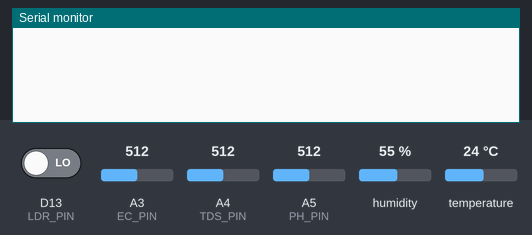
A sketch run on a simulated Arduino MKR. Shown: the last lines printed to the serial monitor. The test bench sets the inputs (shaded band); at power-on: D13 (LDR_PIN) LOW, humidity 55 %, A3 (EC_PIN) = 512, A4 (TDS_PIN) = 512, A5 (PH_PIN) = 512, temperature 24 °C. WiFi joins after 1.5 s; servers stay silent unless stated.

Above: at 3.0 s.
3.1 s: D13 (LDR_PIN) driven HIGH
At 6.0 s:
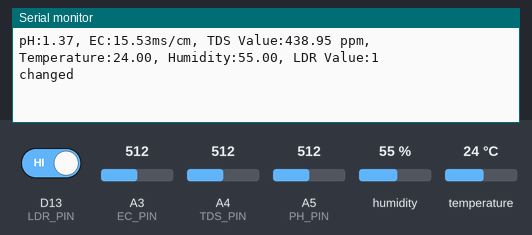
6.3 s: humidity set to 22 %
At 7.6 s:
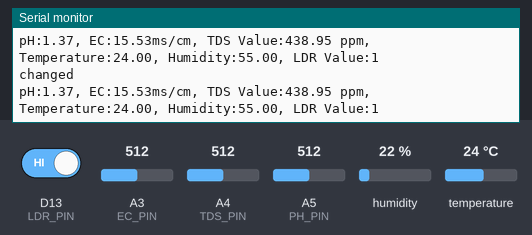
7.8 s: A3 (EC_PIN) set to 716
At 9.2 s:
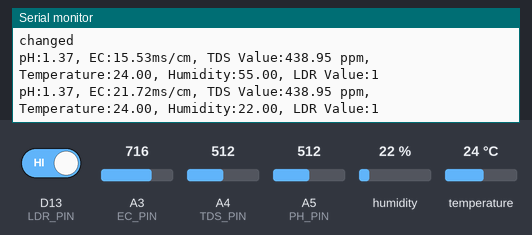
9.3 s: A4 (TDS_PIN) set to 716
10.8 s: A5 (PH_PIN) set to 716
At 12.0 s:
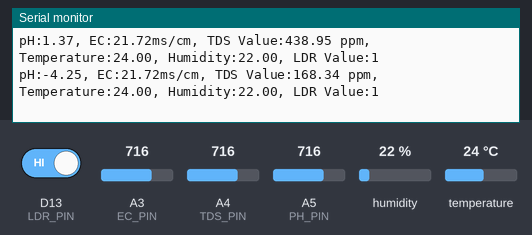
12.3 s: temperature set to 12 °C
At 13.4 s:
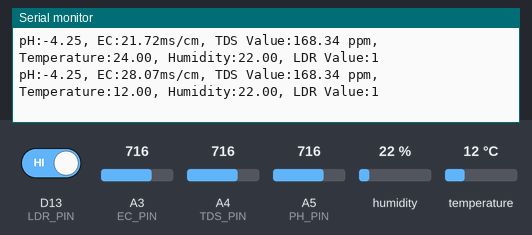
Timing chart, 0 to 14.8 s (numbered marks = the images above; inputs shaded):
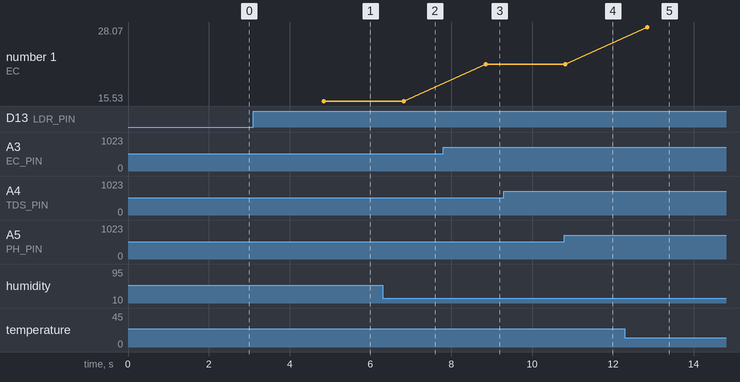

The sketch:

IoTHydroponics_Arduino_MKR_1010.ino
```cpp
// (licence header left out)
#define BLYNK_PRINT Serial

#define BLYNK_TEMPLATE_ID   "insert blynk template"

#include <DFRobot_PH.h>
#include <DFRobot_EC.h>
#include <DHT.h>
#include <SPI.h>
#include <WiFiNINA.h>
#include <BlynkSimpleWiFiNINA.h>
#include <FlashAsEEPROM.h>

char auth[] = "insert blynk auth token";

char ssid[] = "insert wifi ssid";
char pass[] = "insert wifi password";

#define PH_PIN A5
#define EC_PIN A3
#define TDS_PIN A4
#define LDR_PIN 13
#define DHTPIN  14

#define DHTTYPE DHT11

float  voltagePH,voltageEC,phValue,ecValue,temperature;

int TDSValue = 0;
float tdsValue = 0;
float VoltageTDS = 0;

int ldrval = 0;
int last_ldrval = 0;

float temp = 0;
float humi = 0;

DHT dht(DHTPIN, DHTTYPE);

float h = dht.readHumidity();
float t = dht.readTemperature();

int count = 1;

BlynkTimer timer;

DFRobot_PH ph;
DFRobot_EC ec;

void setup()
{
    Serial.begin(9600);
    ph.begin();
    ec.begin();
    dht.begin();

    Blynk.begin(auth, ssid, pass);

    timer.setInterval(1000L, myTimerEvent);
}

void myTimerEvent()
{
    char cmd[10];
    static unsigned long timepoint = millis();
    if(millis()-timepoint>1000U){                            //time interval: 1s
        timepoint = millis();                 // read your temperature sensor to execute temperature compensation
        temperature = dht.readTemperature();
        voltagePH = analogRead(PH_PIN)/1024.0*5000;          // read the ph voltage
        phValue    = ph.readPH(voltagePH,temperature);       // convert voltage to pH with temperature compensation
        Serial.print("pH:");
        Serial.print(phValue,2);
        voltageEC = analogRead(EC_PIN)/1024.0*5000;
        ecValue    = ec.readEC(voltageEC,temperature);       // convert voltage to EC with temperature compensation
        Serial.print(", EC:");
        Serial.print(ecValue,2);
        Serial.print("ms/cm");

    TDSValue = analogRead(TDS_PIN);
    VoltageTDS = TDSValue*5/1024.0; //Convert analog reading to Voltage
    tdsValue=(133.42/VoltageTDS*VoltageTDS*VoltageTDS - 255.86*VoltageTDS*VoltageTDS + 857.39*VoltageTDS)*0.5; //Convert voltage value to TDS value
    Serial.print(", TDS Value:");
    Serial.print(tdsValue);
    Serial.print(" ppm");

    float h = dht.readHumidity();
    float t = dht.readTemperature(); // or dht.readTemperature(true) for Fahrenheit

    Serial.print(", Temperature:");
    Serial.print(t,2);
    Serial.print(", Humidity:");
    Serial.print(h,2);

    temp = dht.readTemperature();
    humi = dht.readHumidity();

    if (isnan(h) || isnan(t)) {
    Serial.println("Failed to read from DHT sensor!");
    return;
    }

    ldrval = digitalRead(LDR_PIN);
    Serial.print(", LDR Value:");
    Serial.println(ldrval);

    if (ldrval != last_ldrval) {
        Serial.println("changed");
        Blynk.notify("Grow light status has changed!");
      }
    last_ldrval = ldrval;

    }
    if(readSerial(cmd)){
        strupr(cmd);
        if(strstr(cmd,"PH")){
            ph.calibration(voltagePH,temperature,cmd);       //PH calibration process by Serail CMD
        }
        if(strstr(cmd,"EC")){
            ec.calibration(voltageEC,temperature,cmd);       //EC calibration process by Serail CMD
        }
    }

    Blynk.virtualWrite(V1, temp);
    Blynk.virtualWrite(V2, humi);
    Blynk.virtualWrite(V3,ldrval);
    Blynk.virtualWrite(V4,phValue);
    Blynk.virtualWrite(V5,ecValue);
    Blynk.virtualWrite(V6,tdsValue);
}

int i = 0;
bool readSerial(char result[]){
    while(Serial.available() > 0){
        char inChar = Serial.read();
        if(inChar == '\n'){
             result[i] = '\0';
             Serial.flush();
             i=0;
             return true;
        }
        if(inChar != '\r'){
             result[i] = inChar;
             i++;
        }
        delay(1);
    }
    return false;
}


void loop()
{
  Blynk.run();
  timer.run();
}
```

Measured:
- after the input at 3.1 s, the serial monitor: prints a new line after 1.7 s (image 1)
- after the input at 7.8 s, the serial monitor: prints a new line after 1.0 s (image 3)
- after the input at 10.8 s, the serial monitor: prints a new line at once (image 4)
- after the input at 12.3 s, the serial monitor: prints a new line after 0.55 s (image 5)
- plotted number 1: 15.53 → 21.72 after the input at 7.8 s, 21.72 → 28.07 after the input at 12.3 s
